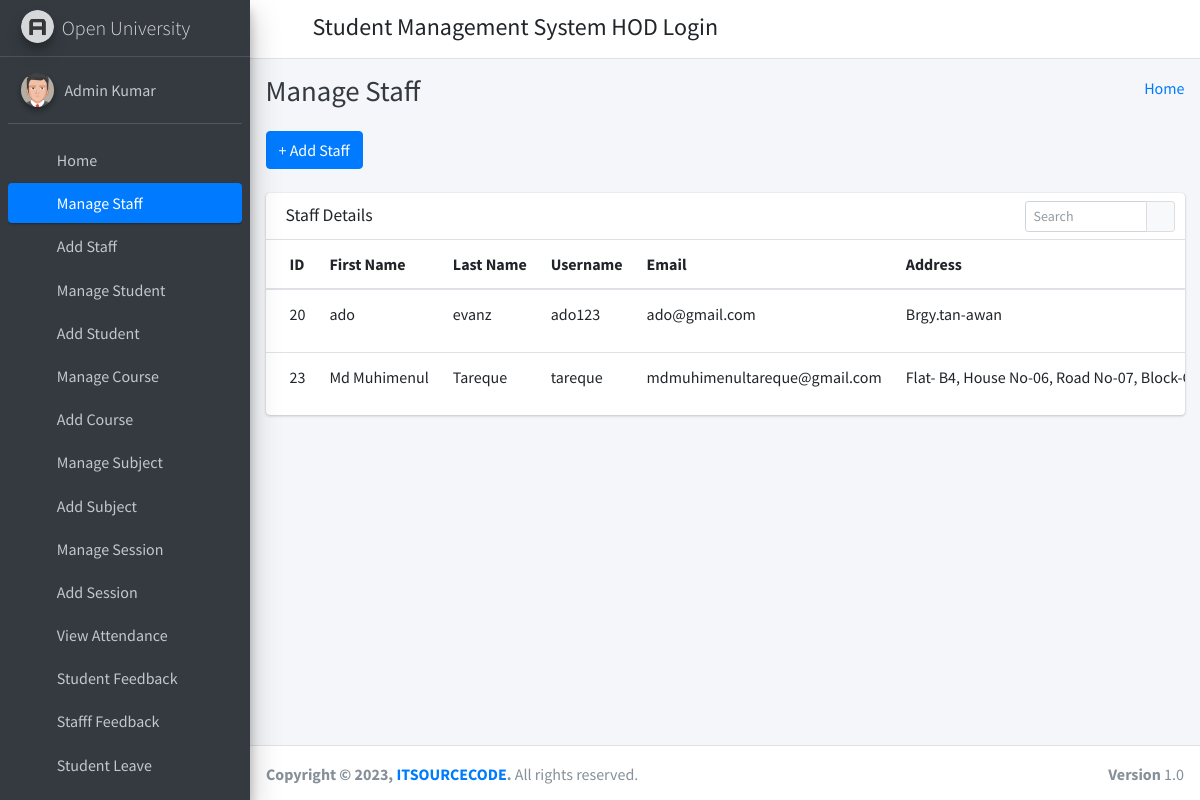
The app's page /manage_staff/ (signed in) with its own data.
### student_management_app/models.py (models this page shows)
class CustomUser(AbstractUser):
    user_type_data = ((1, "HOD"), (2, "Staff"), (3, "Student"))
    user_type = models.CharField(default=1, choices=user_type_data, max_length=10)

class Staffs(models.Model):
    id = models.AutoField(primary_key=True)
    admin = models.OneToOneField(CustomUser, on_delete = models.CASCADE)
    address = models.TextField()
    created_at = models.DateTimeField(auto_now_add=True)
    updated_at = models.DateTimeField(auto_now=True)
    objects = models.Manager()

### student_management_app/HodViews.py (the view)
# urls.py: path('manage_staff/', HodViews.manage_staff, name="manage_staff"),
def manage_staff(request):
    staffs = Staffs.objects.all()
    context = {
        "staffs": staffs
    }
    return render(request, "hod_template/manage_staff_template.html", context)

### student_management_app/LoginCheckMiddleWare.py (called while the page is built, shortened)
    def process_view(self, request, view_func, view_args, view_kwargs):
        modulename = view_func.__module__
        user = request.user
        if user.is_authenticated:
            if user.user_type == "1":
                if modulename == "student_management_app.HodViews":
                    pass
                elif modulename == "student_management_app.views" or modulename == "django.views.static":
                    pass
                else:
                    return redirect("admin_home")
            else:
                return redirect("login")
        else:
            if request.path == reverse("login") or request.path == reverse("doLogin"):
                pass
            else:
                return redirect("login")

### student_management_app/templates/hod_template/manage_staff_template.html (shortened to what this page needs)
{% extends 'hod_template/base_template.html' %}
{% block page_title %}
    Manage Staff
{% endblock page_title %}
{% block main_content %}
{% load static %}
<section class="content">
        <div class="container-fluid">
            <a class="btn btn-primary" href="{% url 'add_staff' %}" role="button">+ Add Staff</a> <br/>&nbsp;
            <div class="row">
                <div class="col-md-12">
                    <div class="card">
                        <div class="card-header">
                            <h3 class="card-title">Staff Details</h3>
                            <div class="card-tools">
                            <div class="input-group input-group-sm" style="width: 150px;">
                                <input type="text" name="table_search" class="form-control float-right" placeholder="Search">
                                <div class="input-group-append">
                                <button type="submit" class="btn btn-default"><i class="fas fa-search"></i></button>
                                </div>
                            </div>
                            </div>
                        </div>
                        <div class="card-body table-responsive p-0">
                            <table class="table table-hover text-nowrap">
                            <thead>
                                <tr>
                                <th>ID</th>
                                <th>First Name</th>
                                <th>Last Name</th>
                                <th>Username</th>
                                <th>Email</th>
                                <th>Address</th>
                                </tr>
                            </thead>
                            <tbody>
                                {% for staff in staffs %}
                                <tr>
                                <td>{{ staff.admin.id }}</td>
                                <td>{{ staff.admin.first_name }}</td>
                                <td>{{ staff.admin.last_name }}</td>
                                <td>{{ staff.admin.username }}</td>
                                <td>{{ staff.admin.email }}</td>
                                <td>{{ staff.address }}</td>
                                </tr>
                                {% endfor %}
                            </tbody>
                            </table>
                        </div>
                        </div>
                </div>
            </div>
        </div>
      </section>
  {% endblock main_content %}

### student_management_app/templates/hod_template/sidebar_template.html (shortened to what this page needs)
{% load static %}
<aside class="main-sidebar sidebar-dark-primary elevation-4">
      <a href="{% url 'admin_home' %}" class="brand-link">
        <img src="{% static 'dist/img/AdminLTELogo.png' %}" alt="AdminLTE Logo" class="brand-image img-circle elevation-3"
            style="opacity: .8">
        <span class="brand-text font-weight-light">Open University</span>
      </a>
      <div class="sidebar">
        <div class="user-panel mt-3 pb-3 mb-3 d-flex">
          <div class="image">
            <img src="{% static 'dist/img/user2-160x160.jpg' %}" class="img-circle elevation-2" alt="User Image">
          </div>
          <div class="info">
            <a href="{% url 'admin_profile' %}" class="d-block">{{ user.first_name }} {{ user.last_name }}</a>
          </div>
        </div>
        <nav class="mt-2">
          <ul class="nav nav-pills nav-sidebar flex-column" data-widget="treeview" role="menu" data-accordion="false">
            <li class="nav-item">
              {% url 'admin_home' as admin_home %}
              <a href="{{ admin_home }}" class="nav-link {% if request.path == admin_home %} active {% endif %}">
                <i class="nav-icon fas fa-tachometer-alt"></i>
                <p>
                  Home
                </p>
              </a>
            </li>
            <li class="nav-item">
              {% url 'manage_staff' as manage_staff %}
              {% url 'edit_staff' staff_id=id as edit_staff %}
              <a href="{{ manage_staff }}" class="nav-link {% if request.path == manage_staff %} active {% endif %} {% if request.path == edit_staff %} active {% endif %}">
                <i class="nav-icon fas fa-chalkboard-teacher"></i>
                <p>
                  Manage Staff
                </p>
              </a>
            </li>
            <li class="nav-item">
              {% url 'add_staff' as add_staff %}
              <a href="{{ add_staff }}" class="nav-link {% if request.path == add_staff %} active {% endif %}">
                <i class="nav-icon fas fa-th"></i>
                <p>
                  Add Staff
                </p>
              </a>
            </li>
            <li class="nav-item">
              {% url 'manage_student' as manage_student %}
              {% url 'edit_student' student_id=id as edit_student %}
              <a href="{{ manage_student }}" class="nav-link {% if request.path == manage_student %} active {% endif %} {% if request.path == edit_student %} active {% endif %}">
                <i class="nav-icon fas fa-user-graduate"></i>
                <p>
                  Manage Student
                </p>
              </a>
            </li>
            <li class="nav-item">
              {% url 'add_student' as add_student %}
              <a href="{{ add_student }}" class="nav-link {% if request.path == add_student %} active {% endif %}">
                <i class="nav-icon fas fa-th"></i>
                <p>
                  Add Student
                </p>
              </a>
            </li>
            <li class="nav-item">
              {% url 'manage_course' as manage_course %}
              {% url 'edit_course' course_id=id as edit_course %}
              <a href="{{ manage_course }}" class="nav-link {% if request.path == manage_course %} active {% endif %} {% if request.path == edit_course %} active {% endif %}">
                <i class="nav-icon fas fa-chalkboard"></i>
                <p>
                  Manage Course
                </p>
              </a>
            </li>
            <li class="nav-item">
            {% url 'add_course' as add_course %}
              <a href="{{ add_course }}" class="nav-link {% if request.path == add_course %} active {% endif %}">
                <i class="nav-icon fas fa-th"></i>
                <p>
                  Add Course
                </p>
              </a>
            </li>
            <li class="nav-item">
              {% url 'manage_subject' as manage_subject %}
              {% url 'edit_subject' subject_id=id as edit_subject %}
              <a href="{{ manage_subject }}" class="nav-link {% if request.path == manage_subject %} active {% endif %} {% if request.path == edit_subject %} active {% endif %}">
                <i class="nav-icon fas fa-book"></i>
                <p>
                  Manage Subject
                </p>
              </a>
            </li>
            <li class="nav-item">
              {% url 'add_subject' as add_subject %}
              <a href="{{ add_subject }}" class="nav-link {% if request.path == add_subject %} active {% endif %}">
                <i class="nav-icon fas fa-th"></i>
                <p>
                  Add Subject
                </p>
              </a>
            </li>
            <li class="nav-item">
              {% url 'manage_session' as manage_session %}
              {% url 'edit_session' session_id=id as edit_session %}
              <a href="{{ manage_session }}" class="nav-link {% if request.path == manage_session %} active {% endif %} {% if request.path == edit_session %} active {% endif %}">
                <i class="nav-icon fas fa-graduation-cap"></i>
                <p>
                  Manage Session
                </p>
              </a>
            </li>
            <li class="nav-item">
              {% url 'add_session' as add_session %}
              <a href="{{ add_session }}" class="nav-link {% if request.path == add_session %} active {% endif %}">
                <i class="nav-icon fas fa-th"></i>
                <p>
                  Add Session
                </p>
              </a>
            </li>
            <li class="nav-item">
              {% url 'admin_view_attendance' as admin_view_attendance %}
              <a href="{{ admin_view_attendance }}" class="nav-link {% if request.path == admin_view_attendance %} active {% endif %}">
                <i class="nav-icon fas fa-calendar-alt"></i>
                <p>
                  View Attendance
                </p>
              </a>
            </li>
            <li class="nav-item">
              {% url 'student_feedback_message' as student_feedback_message %}
              <a href="{{ student_feedback_message }}" class="nav-link {% if request.path == student_feedback_message %} active {% endif %}">
                <i class="nav-icon fas fa-th"></i>
                <p>
                  Student Feedback
                </p>
              </a>
            </li>
            <li class="nav-item">
              {% url 'staff_feedback_message' as staff_feedback_message %}
              <a href="{{ staff_feedback_message }}" class="nav-link {% if request.path == staff_feedback_message %} active {% endif %}">
                <i class="nav-icon fas fa-th"></i>
                <p>
                  Stafff Feedback
                </p>
              </a>
            </li>
            <li class="nav-item">
              {% url 'student_leave_view' as student_leave_view %}
              <a href="{{ student_leave_view }}" class="nav-link {% if request.path == student_leave_view %} active {% endif %}">
                <i class="nav-icon fas fa-th"></i>
                <p>
                  Student Leave
                </p>
              </a>
            </li>
            <li class="nav-item">
              {% url 'staff_leave_view' as staff_leave_view %}
              <a href="{{ staff_leave_view }}" class="nav-link {% if request.path == staff_leave_view %} active {% endif %}">
                <p>
                </p>
              </a>
            </li>
          </ul>
        </nav>
      </div>
    </aside>

### records on screen
CustomUser: first_name "Admin", last_name "Kumar"
Staffs: admin.id "20", admin.first_name "ado", admin.last_name "evanz", admin.username "ado123", admin.email "ado@gmail.com", address "Brgy.tan-awan"
Staffs: admin.id "23", admin.first_name "Md Muhimenul", admin.last_name "Tareque", admin.username "tareque", admin.email "mdmuhimenultareque@gmail.com", address "Flat- B4, House No-06, Road No-07,…"
